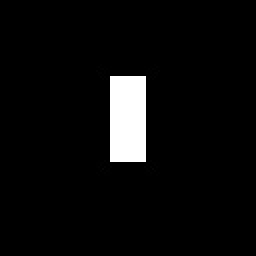
#> input picture rect.jpg, 128 x 128 px (shown 2 times larger)
$ python test.py   (older library calls are emulated)
#> lines starting #> are read from the running program, lines starting #| are printed output that depends on the picture; long printed decimals are rounded

import cv2
import numpy as np
from matplotlib import pyplot as plt
import math
import time

def dft2(img):
    img = np.asarray(img, dtype=np.float)
    height, width = img.shape

    fft_img = np.zeros((height, width), dtype=np.complex)

    for w in range(width):
        for h in range(height):

            for rw in range(width):
                for rh in range(height):
                    t = img[rh][rw] * (np.exp(-2j * math.pi * (h * rh / height + w * rw / width)))
                    fft_img[h][w] += t
    return fft_img

def fft2(img):
    img = np.asarray(img, dtype=np.float)
    N = img.shape[0]
    M = img.shape[1]

    if N % 2 > 0:
        raise ValueError("size of x must be a power of 2")
    elif N <= 8:
        # 枚举另一个维度

        if M % 2 > 0:
            raise ValueError("size of y must be a power of 2")
        elif M <= 8:
            # 应用dft2
            return dft2(img)
        else:
            # 二分
            Y_even = fft2(img[:, ::2])
            Y_odd = fft2(img[:, 1::2])
            factor = np.zeros((N, M),dtype=complex)
            for i in range(factor.shape[0]):
                # for j in range(factor.shape[1]):
                factor[i, :] = np.exp(-2j * np.pi * np.arange(M) / M)
            return np.concatenate([Y_even + factor[:, :M // 2] * Y_odd,
                                   Y_even + factor[:, M // 2:] * Y_odd], axis=1)
    else:
        # 二分
        X_even = fft2(img[::2, :])
        X_odd = fft2(img[1::2, :])
        factor = np.zeros((N, M),dtype=complex)
        for i in range(factor.shape[1]):
            factor[:, i] = np.exp(-2j * np.pi * np.arange(N) / N)
        return np.concatenate([X_even + factor[:N // 2] * X_odd,
                               X_even + factor[N // 2:] * X_odd], axis=0)

img = cv2.imread('rect.jpg', 0)
#> img is the input picture: shape (128, 128); min 0, max 255, mean 12.1
s1 = time.clock()
f1 = fft2(img)
#> in fft2 (call 2), `img = np.asarray(img, dtype=np.float)`:
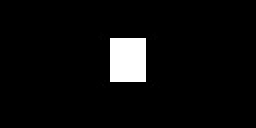
#> img: shape (64, 128) float64 (shown 2 times larger); min 0, max 255, mean 12.3
#> in fft2 (call 3), `img = np.asarray(img, dtype=np.float)`:
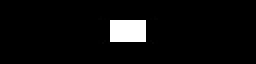
#> img: shape (32, 128) float64 (shown 2 times larger); min 0, max 255, mean 12.3
print(time.clock()-s1)
s1 = time.clock()
f2 = np.fft.fft2(img)
print(time.clock()-s1)
# f1 = f2
print(np.allclose(f1,f2))
#| True
f1shift = np.fft.fftshift(f1.real)
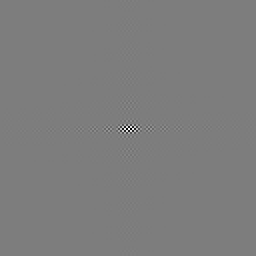
#> f1shift: shape (128, 128) float64 (shown 2 times larger); min -191164.1, max 197602, mean 0; drawn with min black and max white
f2shift = np.fft.fftshift(f2.real)
f1final = 20 * np.log(np.abs(f1shift))
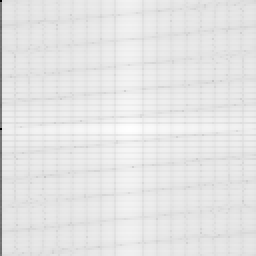
#> f1final: shape (128, 128) float64 (shown 2 times larger); 0.01% of the values are NaN or infinite; the others: min -1249.9, max 243.9, mean 93.37; drawn with min black, max white, NaN and infinite black
f2final = 20 * np.log(np.abs(f2shift))
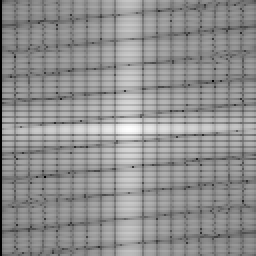
#> f2final: shape (128, 128) float64 (shown 2 times larger); 0.78% of the values are NaN or infinite; the others: min -91.72, max 243.9, mean 98.65; drawn with min black, max white, NaN and infinite black

print(f1final[0:4,0:4])
#| [[-1249.864    13.304    39.413    52.747]
#|  [ -564.195    38.484    55.044    64.959 ]
#|  [ -586.679    64.626    76.831    81.492 ]
#|  [ -583.666    81.188    93.749    99.210]]
print(f2final[0:4,0:4])
#| [[       -inf 13.304 39.413 52.747]
#|  [       -inf 38.484 55.044 64.959 ]
#|  [       -inf 64.626 76.831 81.492 ]
#|  [       -inf 81.188 93.749 99.210]]
plt.subplot(211)
plt.imshow(img, cmap='gray')
plt.title('Input Image 256 X 128')

plt.subplot(223)
plt.imshow(f1final, cmap='gray')
plt.title('my alogorithm')

plt.subplot(224)
plt.imshow(f2final, cmap='gray')
plt.title('lib alogithm')

plt.show()
